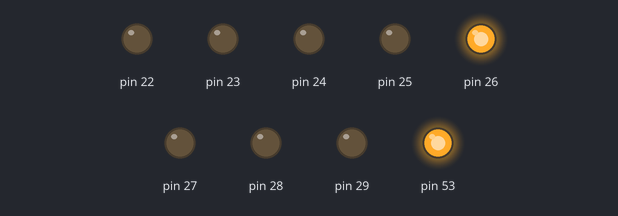
Recording of a sketch running on a simulated Arduino Mega 2560, built with avr-gcc and run on an emulated ATmega2560. Shown: output pins drawn as LEDs (lit = HIGH).

Above: at 0.1 s.
At 1.1 s:
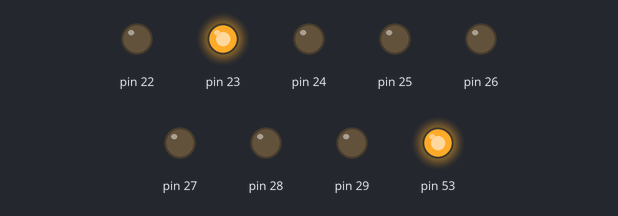
At 2.7 s:
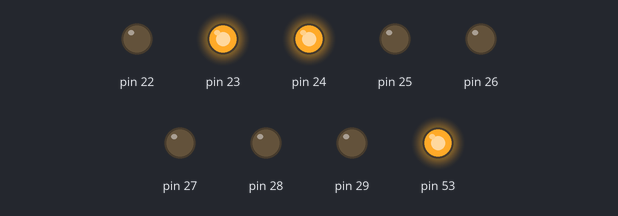
Timing chart, 0 to 3.0 s (numbered marks = the images above):
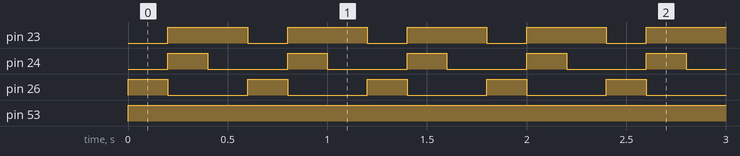

Measured:
- by itself, pin 23: alternates HIGH for 0.40 s and LOW for 0.20 s
- by itself, pin 24, pin 26: alternates HIGH for 0.20 s and LOW for 0.40 s
- by itself, pin 53: LOW → HIGH at 0.00 s

The sketch:

ardu_sender.ino
```cpp
boolean c;

void setup() {
  // Barramento de transmissão de dados
  DDRA = B11111111;
  // Barramento de clock
  DDRB = B00000001;

  Serial.begin(9600);
}

void loop() {
  // dependendo do que se deseja enviar deve-se modificar o OP
  // B10000000 -> (+)
  // B01000000 -> (-)
  // B00100000 -> (*)
  // B00010000 -> (/)
  byte op = B00010000;
  byte n1 = B00000110;
  byte n2 = B00000010;

  if (c) {
    // Configura o barramento de clock que no caso seria utilizado para
    // sincronia.
    PORTB = B00000001;
    send_bits(op);
    send_bits(n1);
    send_bits(n2);
    c = !c;
  } else {
    c = !c;
  }
}

void send_bits(byte b) {
  // Envia o byte de dados no barramento A.
  PORTA = b;
  delay(200);
}
```
